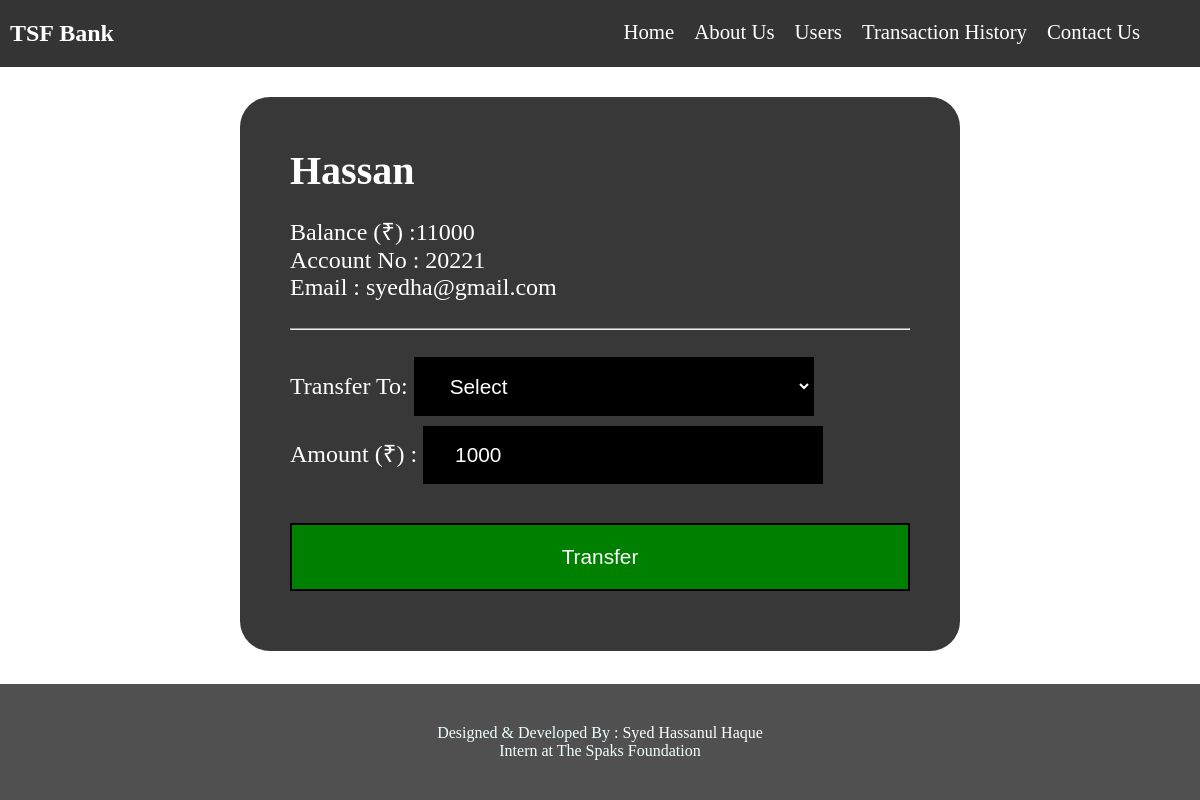
The app's page /user.php?acc=20221 with its own data.
### tables this page shows
CREATE TABLE `users` (
  `id` int(50) NOT NULL,
  `name` varchar(100) NOT NULL,
  `email` varchar(200) NOT NULL,
  `balance` int(100) NOT NULL,
  `acc` int(100) NOT NULL
);

### user.php (the view, shortened to what this page needs)
<!DOCTYPE html>
<html lang="en">
<head>
    <link rel="stylesheet" href="css/style.css">
    <link rel="stylesheet" href="css/phone.css">
    <link rel="stylesheet" href="css/card.css">
    <link rel="stylesheet" href="css/form.css">
    <link rel="stylesheet" href="css/alert.css">
</head>
<body>
<?php
     include 'components/dbconnect.php';
    include 'components/header.php'
    ?>
    <div class="container">
    <div class="card">
    <?php
if(isset($_GET['acc'])){
  $acc=$_GET['acc'];
  $sql="Select * from users where acc='$acc' ";
  $result=mysqli_query($conn,$sql);
  $row=mysqli_fetch_assoc($result);
  echo ' <h5 class="card-header">'.$row['name'].' </h5>
  <div class="card-body">
    <p class="card-title">Balance (₹) :'.$row['balance'].'  </p>
    <p class="card-text">Account No : '.$row['acc'].' </p>
    <p class="card-text">Email : '.$row['email'].' </p>';
}
?>
    <br>
    <hr>
    <br>
    <form action="transaction.php" method="post">
    <div class="form-block">
    <label for="name" class="form-label">Transfer To: </label>
    <select class="select" name="receiver_acc" id="receiver_acc" required>
  <option value="0">Select</option>
  </select>
  </div>
<div class="form-block">
<label for="amount">Amount (₹)  :</label>
    <input type="number" name="amount" id="amount" value="1000">
</div>
<br>
<div class="form-block">
  <button type="submit"><center>Transfer</center>   </button>
</div>
    </form>
  </div>
</div>
    </div>
<?php
    include 'components/footer.php'
    ?>
</body>
</html>

### css/style.css (style rules this page uses)
* { padding: 0; margin: 0; box-sizing: border-box; }
html { scroll-behavior: smooth; }
body { scroll-behavior: smooth; background-image: url('../img/bg.jpg'); width: 100vw; height: 100vh; background-size: cover; }
.container { width:100vw !important; }

### css/card.css (style rules this page uses)
.card { background: rgba(0, 0, 0, 0.781); padding: 50px; width: 60vw; margin: 30px auto; color: white; border-radius: 30px; }
.card-header { font-size: 2.5rem; font-weight: bold; margin-bottom: 20px; }
.card-body { font-size: 1.5rem; }

### css/form.css (style rules this page uses)
.form-block { margin-bottom: 10px; }
.select { width: 200px; background: black; color: white; padding: 15px 30px; font-size: 1.3rem; outline: none; border: 2px solid black; }
.select option { padding: 5px 15px; }
#amount { width: 200px; background: black; color: white; padding: 15px 30px; outline: none; font-size: 1.3rem; border: 2px solid black; }
.form-block button { display: block; width: 100%; margin: 2px auto; padding: 20px; color: white; background: green; text-decoration: none; border: 2px solid black; transition: all .5s linear; font-size: 1.3rem; }
@media screen and (min-width: 700px) { .select { width: 400px; } }
@media screen and (min-width: 700px) { #amount { width: 400px; } }

### records on screen
users: name "Hassan", balance "11000", acc "20221", email "syedha@gmail.com"
